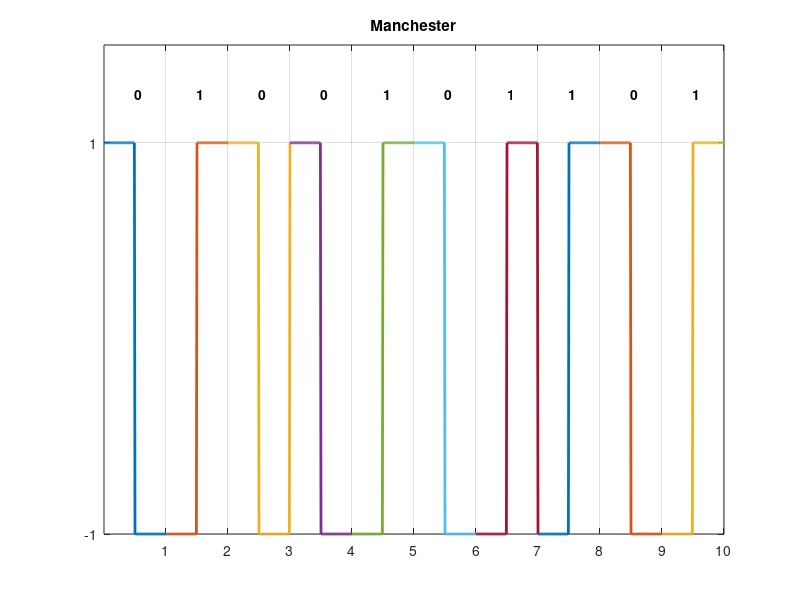

The MATLAB source for this figure:
clear;clc

%{
% NRZ-L
%% ======== Init
bitstream = [0 1 0 0 1 0 1 1 0 1]
pulse_high = 5;
pulse_low = 0;

%% ======== Create signal
for bit = 1:length(bitstream)
    %set bit time
    bt = bit-1:0.001:bit;
    if bitstream(bit) == 1
        y = (bt<bit)*pulse_high;
    else
        y = (bt<bit)*pulse_low;
    end
    try
        if bitstream(bit+1)==1
            y(end) = pulse_high;
        end
    catch e
        y(end) = pulse_high;
    end
    % draw pulse and label
    figure(1)
    plot(bt, y, 'LineWidth', 2);
    text(bit-0.5,pulse_high+0.5, num2str(bitstream(bit)), 'FontWeight', 'bold');
    hold on;
end

% draw grid
grid on;
axis([0 length(bitstream) pulse_low-1 pulse_high+1]);
set(gca,'YTick', [pulse_low pulse_high])
set(gca,'XTick', 1:length(bitstream))
title('Unipolar Non-Return-to-Zero Level')
%}
% =======================================================
%{
% AMI
bitstream = [0 1 0 0 1 0 1 1 0 1]
pulse = 5;
current_pulse = -pulse;
for bit = 1:length(bitstream)
    bit_time = bit-1:0.001:bit;
    if bitstream(bit) == 0
        y = (bit_time<bit)*0;
    else
        current_pulse = -current_pulse;
        y = (bit_time<bit)*current_pulse;
    end
    try
        if bitstream(bit+1) == 1
            y(end) = -current_pulse;
        end
    catch e
        y(end) = -current_pulse;
    end
    plot(bit_time, y, 'LineWidth', 2);
    text(bit-0.5,pulse+0.5, num2str(bitstream(bit)), 'FontWeight', 'bold');
    hold on;
end
grid on;
axis([0 length(bitstream) -5 6]);
set(gca,'YTick', [-pulse pulse])
set(gca,'XTick', 1:length(bitstream))
title('Bipolar - AMI')
%}
%========================================
% Manchester
bitstream = [0 1 0 0 1 0 1 1 0 1]
pulse = 1;
yy = [];
for bit = 1:length(bitstream)
    bt = bit-1:0.01:bit;
    if bitstream(bit) == 1
        y = (bt<bit)*pulse - (bt<bit-0.5)*2*pulse;
        current_level = pulse;
    else
        y = -((bt<bit)*pulse - (bt<bit-0.5)*2*pulse);
        current_level = -pulse;
    end
    try
        if bitstream(bit+1) == bitstream(bit)
            y(end) = -current_level;
        else
            y(end) = current_level;
        end
    catch e
        y(end) = current_level;
    end
    plot(bt, y, 'LineWidth', 2);
    text(bit-0.5,pulse+0.25, num2str(bitstream(bit)), 'FontWeight', 'bold');
    hold on;
end
% draw grid
grid on;
axis([0 length(bitstream) -1 1.5]);
set(gca,'YTick', [-pulse pulse])
set(gca,'XTick', 1:length(bitstream))
title('Manchester')
